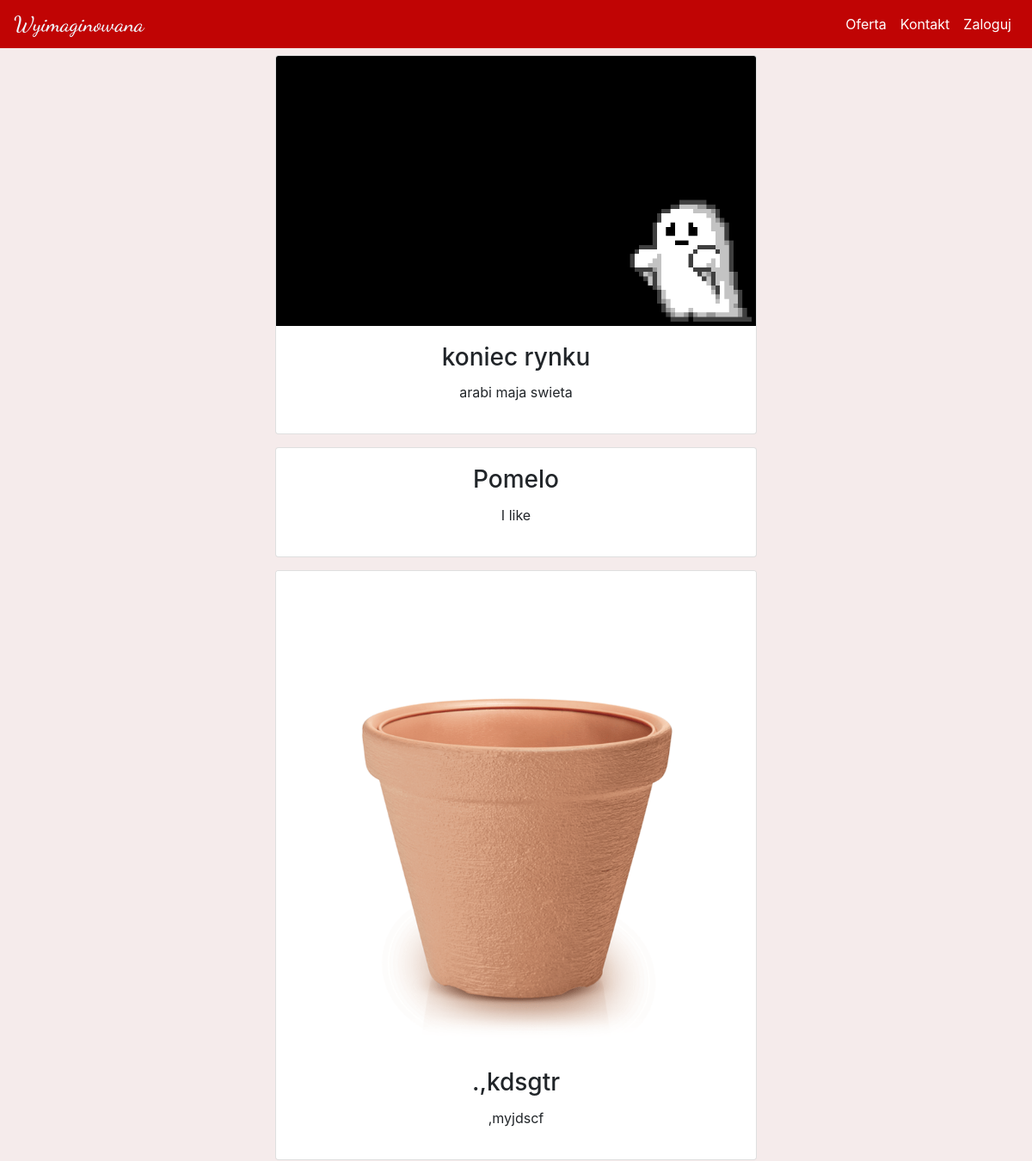
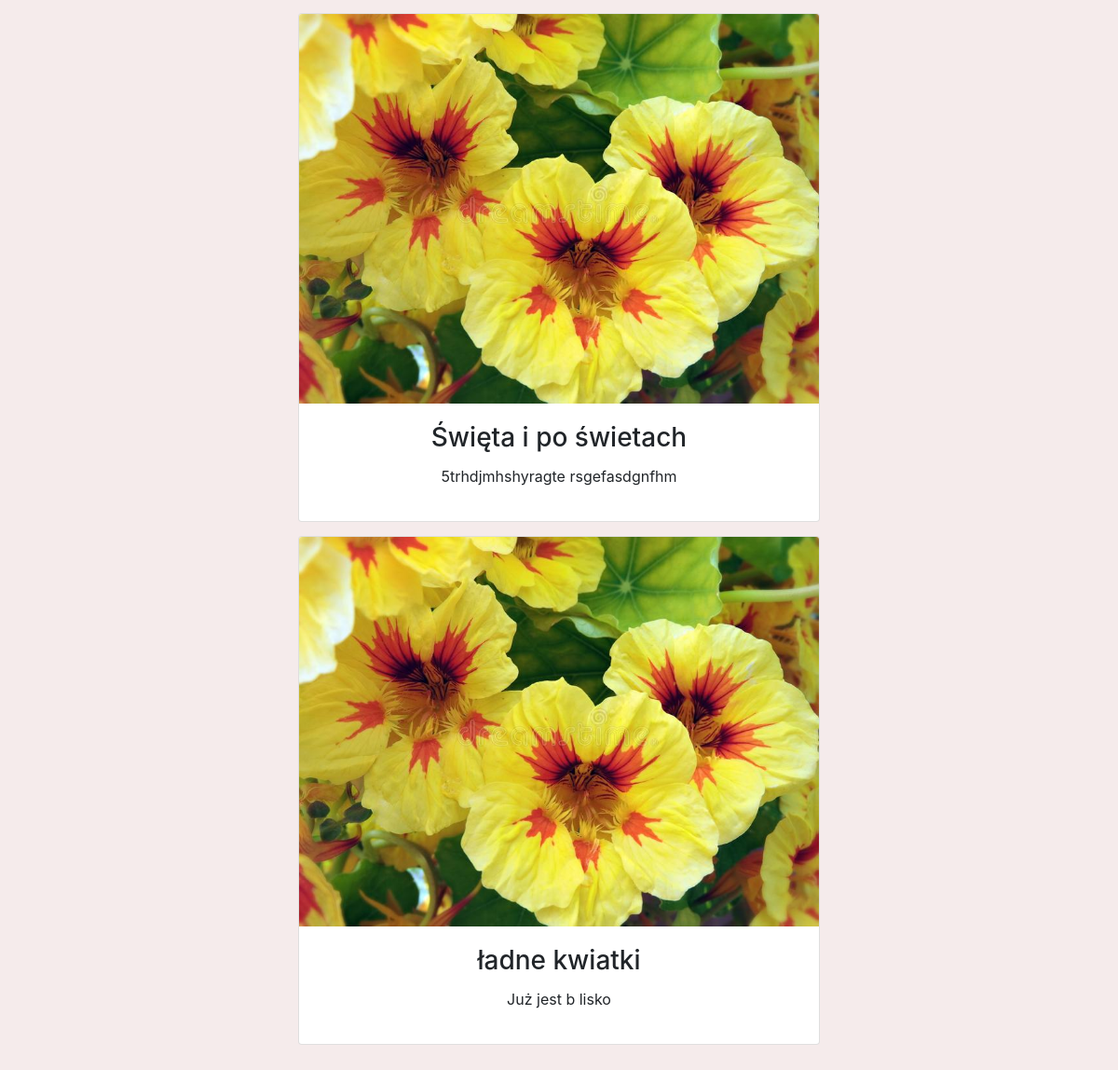
The page / on the database its author committed (2 pictures, top to bottom).
### kwiaciarnia/models.py (models this page shows, shortened)
class Posts(db.Model):
    id = db.Column(db.Integer(), primary_key=True)
    title = db.Column(db.String())
    body = db.Column(db.Text())
    added = db.Column(db.DateTime(), default=datetime.datetime.now())
    likes = db.Column(db.Integer(), default=0)
    dislikes = db.Column(db.Integer(), default=0)

### kwiaciarnia/routes.py (the view)
@app.route("/")
def home():
    all_posts = Posts.query.order_by(Posts.id.desc())
    likes = Post_likes()
    dislike = Post_dislikes()
    return render_template('home.html', all_posts=all_posts, likes=likes, dislike=dislike)

### kwiaciarnia/templates/home.html (shortened to what this page needs)
{% extends 'base.html' %}
{% block content %}
<div>
    {% include 'includes/feed.html' %}
</div>
{% endblock %}

### kwiaciarnia/templates/includes/feed.html (shortened to what this page needs)
{% for post in all_posts %}
    <div id="feed">
        <div class="card" style="width: 35rem;">
            <img class="card-img-top" src="static\uploads\posts\{{post.id}}.png" alt="{{post.tittle}}">
            <div class="card-body">
                <h3 class="card-title">{{post.title}}</h3>
                <p class="card-text">{{post.body}}</p>
            </div>
        </div>
    </div>
    <div class="feed_spacer"></div>
{% endfor %}

### kwiaciarnia/static/styles/main.css (style rules this page uses)
body { background-color: #f5ebeb; }
.feed_spacer { padding-bottom: 15px; }
#feed { display: flex; justify-content: center; }

### rows shown on the page
Posts: shows a picture, title "koniec rynku", body "arabi maja swieta"
Posts: title "Pomelo", body "I like"
Posts: shows a picture, title ".,kdsgtr", body ",myjdscf"
Posts: title "Święta i po świetach", body "5trhdjmhshyragte rsgefasdgnfhm"
Posts: title "ładne kwiatki", body "Już jest b lisko"
